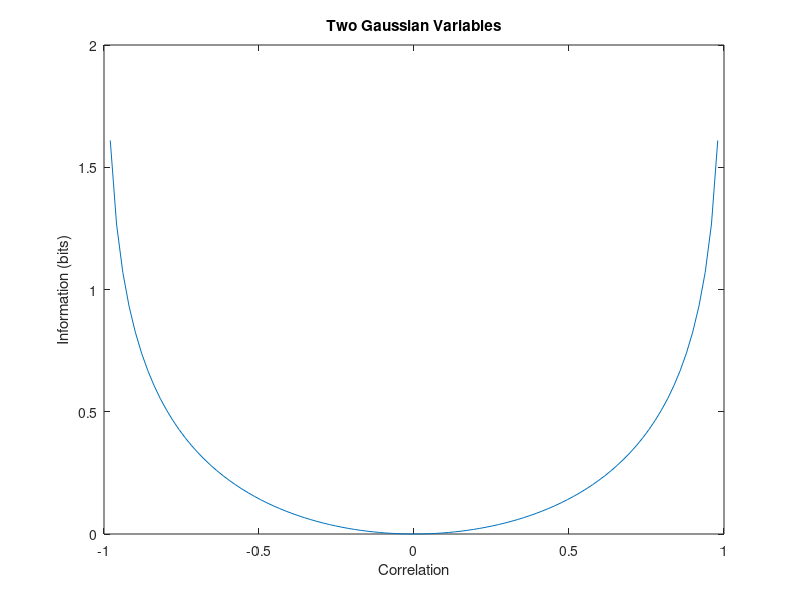

Recreate this plot in MATLAB.
% corrleation vs information for two gaussian variables
C = linspace(-1,1,100);
NC = length(C);

I = zeros(size(C));
for i=1:NC
    
    thsI = log(2*pi*exp(1)) - 1 - log(2*pi) - 0.5*log(det([ 1 C(i); C(i) 1]));
    I(i) = thsI;
end

plot(C,I)
xlabel('Correlation')
ylabel('Information (bits)')
title('Two Gaussian Variables')